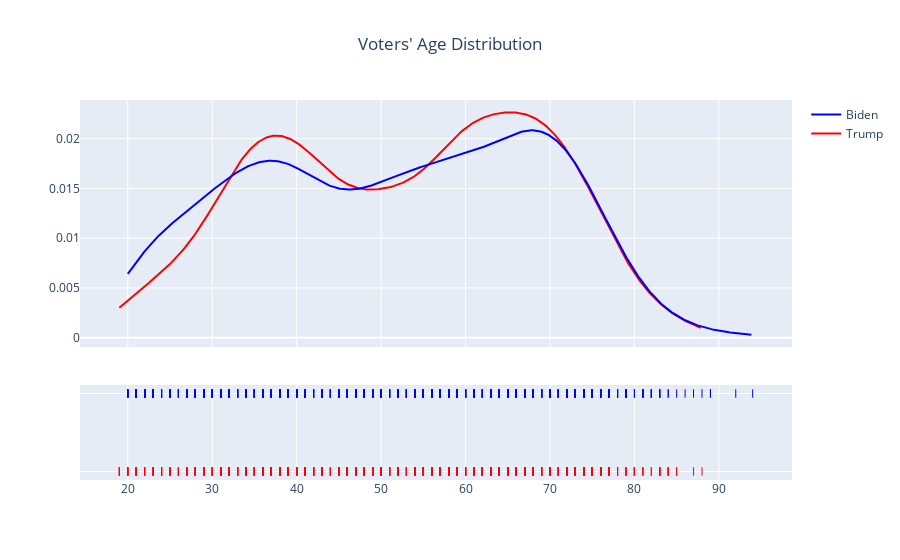

This figure's notebook cell:
### Markdown cell above
## Age

### Code cell
import plotly.figure_factory as ff

df_clean = df_clean.assign(age = 2021 - df_clean['birthyr'])

hist_data = [np.array(df_clean.loc[df_clean['vote']=='Donald Trump']['age']), 
             np.array(df_clean.loc[df_clean['vote'] == 'Joe Biden']['age'])]
group_labels = ["Trump", "Biden"]

fig = ff.create_distplot(hist_data, group_labels, colors=['red', 'blue'], show_hist=False)
fig.update_layout(title_text="Voters' Age Distribution")
fig.update(layout=dict(title=dict(x=0.5)))
fig.show()

### Figure 1 — Plotly figure (JSON) as saved in the notebook; plotly's stock layout.template omitted (floating-point values rounded to 4 significant figures; data arrays with more than 128 entries replaced by an {"elided": "..."} marker saying what was removed)
{"data": [{"legendgroup": "Trump", "marker": {"color": "red"}, "mode": "lines", "name": "Trump", "showlegend": true, "type": "scatter", "x": {"elided": "500 float values"}, "xaxis": "x", "y": {"elided": "500 float values"}, "yaxis": "y"}, {"legendgroup": "Biden", "marker": {"color": "blue"}, "mode": "lines", "name": "Biden", "showlegend": true, "type": "scatter", "x": {"elided": "500 float values"}, "xaxis": "x", "y": {"elided": "500 float values"}, "yaxis": "y"}, {"legendgroup": "Trump", "marker": {"color": "red", "symbol": "line-ns-open"}, "mode": "markers", "name": "Trump", "showlegend": false, "type": "scatter", "x": {"elided": "1256 int values"}, "xaxis": "x", "y": {"elided": "1256 str values"}, "yaxis": "y2"}, {"legendgroup": "Biden", "marker": {"color": "blue", "symbol": "line-ns-open"}, "mode": "markers", "name": "Biden", "showlegend": false, "type": "scatter", "x": {"elided": "1324 int values"}, "xaxis": "x", "y": {"elided": "1324 str values"}, "yaxis": "y2"}], "layout": {"barmode": "overlay", "hovermode": "closest", "legend": {"traceorder": "reversed"}, "title": {"text": "Voters' Age Distribution", "x": 0.5}, "xaxis": {"anchor": "y2", "domain": [0, 1], "zeroline": false}, "yaxis": {"anchor": "free", "domain": [0.35, 1], "position": 0}, "yaxis2": {"anchor": "x", "domain": [0, 0.25], "dtick": 1, "showticklabels": false}}}
